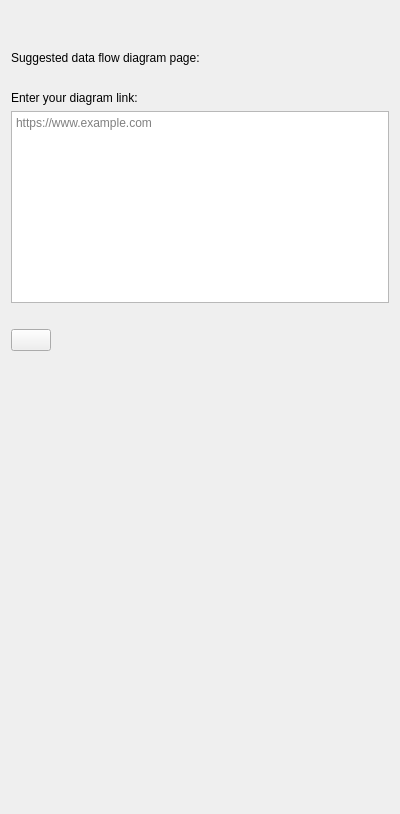
<?xml version="1.0" encoding="UTF-8"?>
<ui version="4.0">
 <class>Form</class>
 <widget class="QWidget" name="Form">
  <property name="geometry">
   <rect>
    <x>0</x>
    <y>0</y>
    <width>400</width>
    <height>814</height>
   </rect>
  </property>
  <property name="windowTitle">
   <string>Form</string>
  </property>
  <layout class="QVBoxLayout" name="verticalLayout">
   <item>
    <spacer name="verticalSpacer_2">
     <property name="orientation">
      <enum>Qt::Vertical</enum>
     </property>
     <property name="sizeType">
      <enum>QSizePolicy::Fixed</enum>
     </property>
     <property name="sizeHint" stdset="0">
      <size>
       <width>20</width>
       <height>40</height>
      </size>
     </property>
    </spacer>
   </item>
   <item>
    <widget class="QLabel" name="label">
     <property name="text">
      <string>Suggested data flow diagram page:</string>
     </property>
    </widget>
   </item>
   <item>
    <widget class="QLabel" name="suggested_link_label">
     <property name="text">
      <string/>
     </property>
     <property name="wordWrap">
      <bool>true</bool>
     </property>
     <property name="openExternalLinks">
      <bool>true</bool>
     </property>
    </widget>
   </item>
   <item>
    <widget class="QLabel" name="label_3">
     <property name="text">
      <string>Enter your diagram link:</string>
     </property>
    </widget>
   </item>
   <item>
    <widget class="QPlainTextEdit" name="link_input_box">
     <property name="sizePolicy">
      <sizepolicy hsizetype="Expanding" vsizetype="Fixed">
       <horstretch>0</horstretch>
       <verstretch>0</verstretch>
      </sizepolicy>
     </property>
     <property name="placeholderText">
      <string>https://www.example.com</string>
     </property>
    </widget>
   </item>
   <item>
    <widget class="QLabel" name="link_label">
     <property name="text">
      <string/>
     </property>
     <property name="wordWrap">
      <bool>true</bool>
     </property>
     <property name="openExternalLinks">
      <bool>true</bool>
     </property>
    </widget>
   </item>
   <item>
    <widget class="QPushButton" name="graph_btn">
     <property name="enabled">
      <bool>true</bool>
     </property>
     <property name="sizePolicy">
      <sizepolicy hsizetype="Fixed" vsizetype="Fixed">
       <horstretch>0</horstretch>
       <verstretch>0</verstretch>
      </sizepolicy>
     </property>
     <property name="text">
      <string/>
     </property>
     <property name="icon">
      <iconset>
       <normaloff>../../diagram_icon.png</normaloff>../../diagram_icon.png</iconset>
     </property>
     <property name="iconSize">
      <size>
       <width>60</width>
       <height>60</height>
      </size>
     </property>
    </widget>
   </item>
   <item>
    <spacer name="verticalSpacer">
     <property name="orientation">
      <enum>Qt::Vertical</enum>
     </property>
     <property name="sizeHint" stdset="0">
      <size>
       <width>20</width>
       <height>40</height>
      </size>
     </property>
    </spacer>
   </item>
  </layout>
 </widget>
 <resources/>
 <connections/>
</ui>
